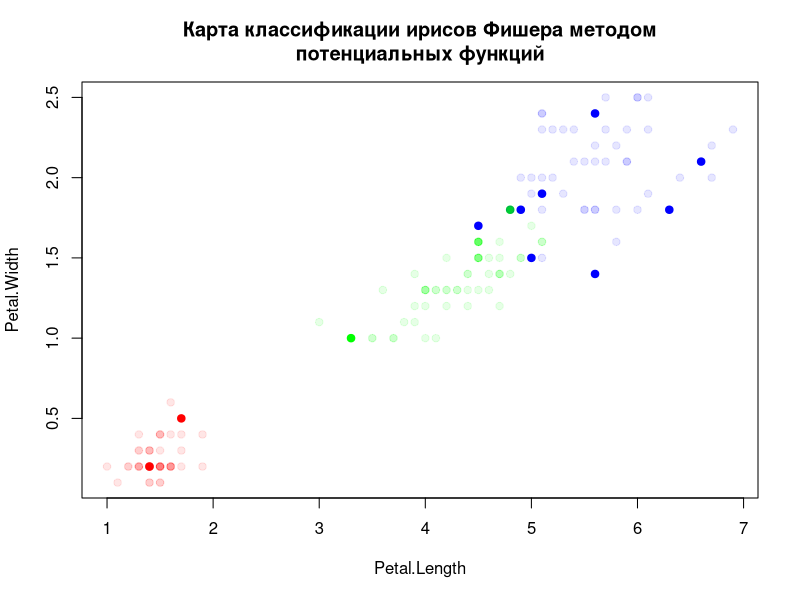

Generate this figure with R: (Note: this script raises an error after producing the figure.)
#метрика
EM <- function (u, v) {
  return(sqrt(sum((u - v) ^ 2)))
}

#функция, возвращающая отсортированный массив расстояний от классифицируемого объекта до элементов обучающей выборки
ruler <- function(z, feature_matrix, metric_function = EM) {
  l <- dim(feature_matrix)[1]
  n <- dim(feature_matrix)[2]
  distances <- matrix(NA, length(feature_matrix[,1]), 2)
  for(i in 1:l) {
    distances[i,] <- c(i, metric_function(feature_matrix[i,1:n], z))
  }
  distances <- distances[order(distances[,2]),]
  return(distances)
}

epan <- function (x) {
  return (3/4 * (1 - x ^ 2) * (abs(x) <= 1))
}

quar <- function (x) {
  return (15/16 * (1 - x ^ 2) ^ 2 * (abs(x) <= 1))
}

tria <- function (x) {
  return ((1 - abs(x)) * (abs(x) <= 1))
}

gaus <- function (x) {
  return ((2 * pi) ^ (-1/2) * exp(1) ^ (-1/2 * x ^ 2))
}

rect <- function (x) {
  return (1/2 * (abs(x) <= 1))
}

poten <- function(feature_matrix, labels, z, core, h, gamma) {
  l <- dim(feature_matrix)[1]
  cnt <- c("setosa" = 0, "versicolor" = 0, "virginica" = 0)
  for (i in 1:l) {
    distance <- EM(z, feature_matrix[i,])
    if (distance <= h[i]) {
      cnt[labels[i]] <- cnt[labels[i]] + gamma[i] * core(distance / h[i])
    }
  }
  if(cnt["setosa"] != 0 | cnt["versicolor"] != 0 | cnt["virginica"] != 0) {
    return(which.max(cnt))
  } else {
    return(0)
  }
}


gamma_set <- function(feature_matrix, labels, eps) {
  l <- dim(feature_matrix)[1]
  gamma <- rep(0, l)
  h <- rep(0.4, l)
  loo <- eps + 1
  cnt <- 0
  prev_loo <- eps + 1
  while(loo >= eps & cnt < 5) {
    loo <- 0
    for (i in 1:l){
      pot <- poten(feature_matrix[-i,], labels[-i], feature_matrix[i,], tria, h, gamma)
      if (as.integer(pot) != as.integer(labels[i])) {
        gamma[i] <- gamma[i] + 1
        loo <- loo + 1
      }
    }
    if (loo < prev_loo) {
      prev_loo <- loo
    } else {
      cnt <- cnt + 1
    }
  }
  return (gamma)
}

gamma <- read.csv("gamma.txt", header = TRUE, sep = ",", quote = "\"", dec = ".", fill = TRUE, comment.char = "")
l <- length(gamma[,1])
tmp <- vector()
for (i in 1:l){
  tmp[i] <- gamma[i, 1]
}
gamma <- tmp

tmp_colors <- vector()
l <- dim(iris)[1]
prev_Setosa <- 0
prev_Versicolor <- 0
prev_Virginica <- 0
for (i in 1:l) {
  if (i <= 50) {
    if(gamma[i] > prev_Setosa) {
      prev_Setosa <- gamma[i]
    }
  } else if (i <= 100) {
    if (gamma[i] > prev_Versicolor) {
      prev_Versicolor <- gamma[i]
    }
  } else {
    if (gamma[i] > prev_Virginica) {
      prev_Virginica <- gamma[i]
    }
  }
}

for (i in 1:l) {
  if (i <= 50) {
    alpha <- 255 %/% prev_Setosa * gamma[i]
    if (gamma[i] == 0) {
      alpha <- alpha + 25
    }
    tmp_colors[i] <- rgb(255, 0,0, alpha,,255)
  } else if (i <= 100) {
    alpha <- 255 %/% prev_Versicolor * gamma[i]
    if (gamma[i] == 0) {
      alpha <- alpha + 25
    }
    tmp_colors[i] <- rgb(0, 255,0, alpha,,255)
  } else {
    alpha <- 255 %/% prev_Virginica * gamma[i]
    if (gamma[i] == 0) {
      alpha <- alpha + 25
    }
    tmp_colors[i] <- rgb(0, 0,255, alpha,,255)
  }
}
plot(iris[,3:4], pch = 21, bg = tmp_colors, col = tmp_colors, xlab = "Petal.Length", ylab = "Petal.Width", main = "Карта классификации ирисов Фишера методом\nпотенциальных функций")


colors <- c("setosa" = "red", "versicolor" = "green3", "virginica" = "blue")

deltaX <- 0.1
deltaY <- 0.1
coords <- matrix(0, 0, 3)
index <- 1
x <- min(iris$Petal.Length)
y <- min(iris$Petal.Width)
while (x <= max(iris$Petal.Length)) {
  if (x == max(iris$Petal.Length)) print("+")
  y <- min(iris$Petal.Width)
  while (y <= max(iris$Petal.Width)) {
      class <- poten(iris[, 3:4], iris[, 5], c(x, y), epan, h, gamma)
      points(x, y, bg = colors[class], col = colors[class])
    y <- y + deltaY
  }
  x <- x + deltaX
}

x <- max(iris$Petal.Length)
y <- min(iris$Petal.Width)
while (y <= max(iris$Petal.Width)) {
  class <- poten(iris[, 3:4], iris[, 5], c(x, y), epan, h, gamma)
  points(x, y, bg = colors[class], col = colors[class])
  y <- y + deltaY
}

x <- min(iris$Petal.Lengt)
y <- max(iris$Petal.Width)
while (x <= max(iris$Petal.Length)) {
  class <- poten(iris[, 3:4], iris[, 5], c(x, y), epan, h, gamma)
  points(x, y, bg = colors[class], col = colors[class])
  x <- x + deltaX
}